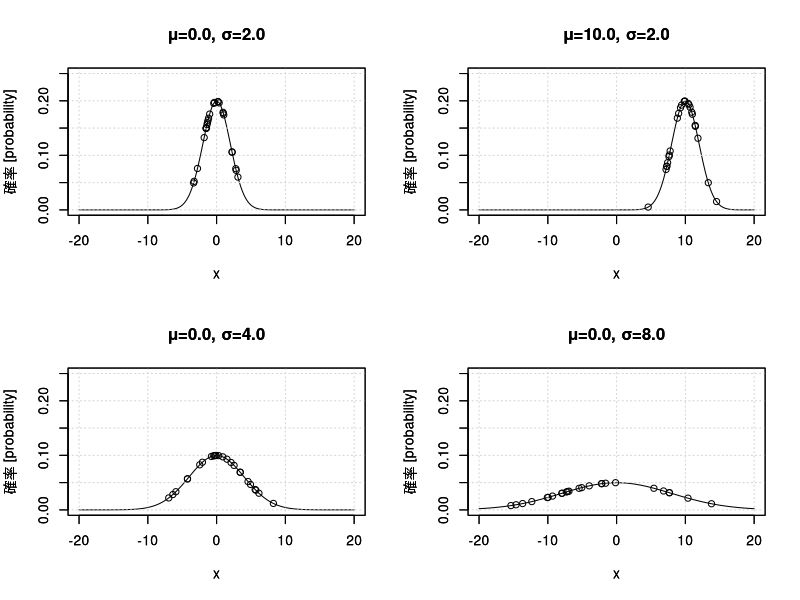

The R script that drew this image:
############################
# 正規分布関数の描写         #
############################
xMin <- -20
xMax <- 20
yMin <- 0
yMax <- 0.25
dat <- seq( from=-20.0, to=20.0, by=0.01 )
numRam <- 25  # 乱数の数

dfDNorm1 <- data.frame( x=dat, y=dnorm( x=dat, mean=0.0, sd=2.0 ) )
dfRNorm1 <- data.frame( x=rnorm( n=numRam, mean=0, sd=2 ), y=0.0  )   # 正規分布に基づく乱数生成
dfRNorm1$y <- dnorm( x=dfRNorm1$x, mean=0.0, sd=2.0 )

dfDNorm2 <- data.frame( x=dat, y=dnorm( x=dat, mean=10.0, sd=2.0 ) )
dfRNorm2 <- data.frame( x=rnorm( n=numRam, mean=10, sd=2 ), y=0.0  )   # 正規分布に基づく乱数生成
dfRNorm2$y <- dnorm( x=dfRNorm2$x, mean=10.0, sd=2.0 )

dfDNorm3 <- data.frame( x=dat, y=dnorm( x=dat, mean=0.0, sd=4.0 ) )
dfRNorm3 <- data.frame( x=rnorm( n=numRam, mean=0, sd=4 ), y=0.0  )   # 正規分布に基づく乱数生成
dfRNorm3$y <- dnorm( x=dfRNorm3$x, mean=0.0, sd=4.0 )

dfDNorm4 <- data.frame( x=dat, y=dnorm( x=dat, mean=0.0, sd=8.0 ) )
dfRNorm4 <- data.frame( x=rnorm( n=numRam, mean=0, sd=8 ), y=0.0  )   # 正規分布に基づく乱数生成
dfRNorm4$y <- dnorm( x=dfRNorm4$x, mean=0.0, sd=8.0 )

# set graphics parameters
par( mfrow=c(2,2) )   # 2*2画面表示

title1 <- "μ=0.0, σ=2.0"
title2 <- "μ=10.0, σ=2.0"
title3 <- "μ=0.0, σ=4.0"
title4 <- "μ=0.0, σ=8.0"
xlab <- "x"
ylab <- "確率 [probability]"
xlim <- range( c(xMin,xMax) )
ylim <- range( c(yMin,yMax) )

# plot 1-1
plot( 
      dfDNorm1,
      main = title1,
      xlab = xlab, ylab = ylab,
      xlim = xlim, ylim = ylim,
      type = "l"      
)
grid()  # 図にグリッド線を追加
par(new=T)
plot(
  dfRNorm1,
  main = title1,
  xlab = xlab, ylab = ylab,
  xlim = xlim, ylim = ylim,
  type = "p"
)

# plot 1-2
plot( 
  dfDNorm2,
  main = title2,
  xlab = xlab, ylab = ylab,
  xlim = xlim, ylim = ylim,
  type = "l"      
)
grid()  # 図にグリッド線を追加
par(new=T)
plot(
  dfRNorm2,
  main = title2,
  xlab = xlab, ylab = ylab,
  xlim = xlim, ylim = ylim,
  type = "p"
)

# plot 2-1
plot( 
  dfDNorm3,
  main = title3,
  xlab = xlab, ylab = ylab,
  xlim = xlim, ylim = ylim,
  type = "l"      
)
grid()  # 図にグリッド線を追加
par(new=T)
plot(
  dfRNorm3,
  main = title3,
  xlab = xlab, ylab = ylab,
  xlim = xlim, ylim = ylim,
  type = "p"
)

# plot 2-2
plot( 
  dfDNorm4,
  main = title4,
  xlab = xlab, ylab = ylab,
  xlim = xlim, ylim = ylim,
  type = "l"      
)
grid()  # 図にグリッド線を追加
par(new=T)
plot(
  dfRNorm4,
  main = title4,
  xlab = xlab, ylab = ylab,
  xlim = xlim, ylim = ylim,
  type = "p"
)
